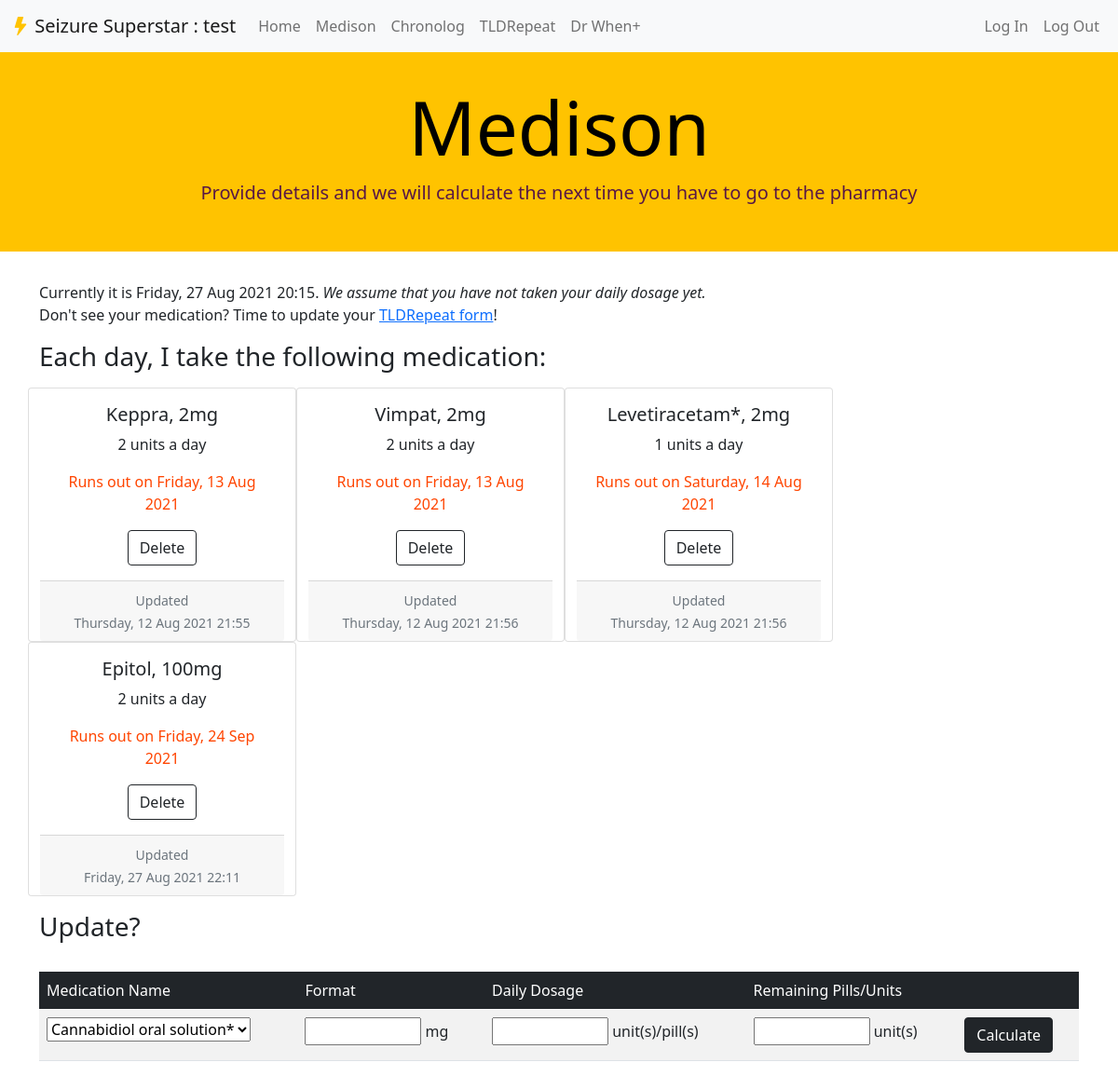
Screenshot of /medison (signed in) with the database file from the repository.
### app.py (models this page shows)
class User(UserMixin, db.Model):
    id = db.Column(db.Integer, primary_key=True)
    username = db.Column(db.String(37), unique=True, nullable=False)
    email = db.Column(db.String(120), unique=True, nullable=False)
    password = db.Column(db.String(280), nullable=False)
    tldr = db.relationship('Tldrdb', backref='user')

class Medisondb(db.Model):
    id = db.Column(db.Integer, primary_key=True)
    timestamp = db.Column(db.String(50), nullable=False)
    medication = db.Column(db.String(50), nullable=False)
    current_count = db.Column(db.Integer, nullable=False)
    format = db.Column(db.Integer)
    daily = db.Column(db.Integer, nullable=False)
    duedate = db.Column(db.String(50), nullable=False)
    user_id = db.Column(db.Integer, db.ForeignKey('user.id'), nullable=False)

### app.py (the view, shortened to what this page needs)
@app.route('/medison', methods=['GET', 'POST'])
@login_required
def medison():
    tldrfile = Tldrdb.query.filter_by(user_id=current_user.id).order_by(Tldrdb.id.desc()).first()
    if tldrfile:
        meds = tldrfile.cmeds_name
        meds = meds.split(',')
        medfile = Medisondb.query.filter_by(user_id=current_user.id)
        medfile_exist = Medisondb.query.filter_by(user_id=current_user.id).first()
        now = strftime("%A, %d %b %Y %H:%M", localtime())
        form = Medisonform()
        return render_template('medison.html', now=now, tldrfile=tldrfile, medfile_exist=medfile_exist, medfile=medfile, meds=meds, form=form)
    return render_template('medison.html')

### app.py
class Medisonform(FlaskForm):
    format = IntegerField('Format', validators=[InputRequired('Missing Username'), NumberRange(min=1, max=100000, message='Please enter a valid number')])
    daily = IntegerField('Units', validators=[InputRequired('Missing Username'), NumberRange(min=1, max=100000, message='Please enter a valid number')])
    current_count = IntegerField('Count', validators=[InputRequired('Missing Username'), NumberRange(min=1, max=100000, message='Please enter a valid number')])

### app.py (called while the page is built)
@login_manager.user_loader
def load_user(user_id):
    return User.query.get(user_id)

### templates/medison.html (shortened to what this page needs)
{% from "_formhelpers.html" import render_field %}
{% extends "layout.html" %}
{% block jumbo %}
<h1 class="display-1">Medison</h1>
<p class="lead">Provide details and we will calculate the next time you have to go to the pharmacy</p>
{% endblock %}
{% block body %}
    <div class="container">
        {% if tldrfile %}
        Currently it is {{ now }}. <em>We assume that you have not taken your daily dosage yet.</em>
        <br>Don't see your medication? Time to update your <a href="/tldrepeat">TLDRepeat form</a>!
        <p><h3>Each day, I take the following medication:</h3></p>
        {% if medfile_exist %}
        <div class="row">
            {% for m in medfile %}
                <div class="card text-center" style="width: 18rem;">
                    <div class="card-body">
                    <h5 class="card-title">{{ m.medication }}, {{ m.format }}mg</h5>
                    <p class="card-text">
                        {{ m.daily }} units a day
                        <p style="color: orangered"> Runs out on {{ m.duedate }}</p>
                    </p>
                    <form action="/medison" method="post">
                        <button class="btn btn-outline-dark" name="delete" value="delete {{ m.id }}">Delete</button>
                    </form>
                    </div>
                    <div class="card-footer"><small class="text-muted">Updated<br>{{ m.timestamp }}</small></div>
                </div>
            {% endfor %}
        </div>
        <p><h3>Update?</h3></p>
        {% else %}
        No previous information retrieved.
        {% endif %}
        <div class="table-responsive">
                <table class="table table-hover table-striped">
                    <thead class="table-dark">
                        <tr>
                            <td>Medication Name</td>
                            <td>Format</td>
                            <td>Daily Dosage</td>
                            <td colspan="2">Remaining Pills/Units</td>
                        </tr>
                    </thead>
                    <p>
                        <tr>
                            <form action="/medison" method="post">
                                <td>
                                    <select name="medication">
                                        {% for med in meds %}
                                            <option value="{{med}}">{{med}}</option>
                                        {% endfor %}
                                    </select>
                                </td>
                                <td>{{ render_field(form.format, class="tldr form-inline")}} mg</td>
                                <td>{{ render_field(form.daily, class="tldr form-inline")}} unit(s)/pill(s)</td>
                                <td>{{ render_field(form.current_count, class="tldr  form-inline")}} unit(s)</td>
                                <td><button class="btn btn-dark" type="submit">Calculate</button></td>
                            </form>
                        </tr>
                    </p>
                </table>
        </div>
        {% else %}
        We recommend you to first complete the TLDR survey form <a href="/tldrepeat">here</a>.
        {% endif %}
    </div>
{% endblock %}

### templates/layout.html (shortened to what this page needs)
<!DOCTYPE html>
<html lang="en">
    <head>
        <link href="https://cdn.jsdelivr.net/npm/bootstrap@5.0.2/dist/css/bootstrap.min.css" rel="stylesheet">
        <link rel="stylesheet" href="https://cdn.jsdelivr.net/npm/bootstrap-icons@1.5.0/font/bootstrap-icons.css">
        <link href="/static/styles.css" rel="stylesheet">
    </head>
    <body>
      <nav class="navbar navbar-expand-lg navbar-light bg-light">
        <div class="container-fluid">
          <a class="navbar-brand" href="/">
            <i style="color:#FFC300" class="bi bi-lightning-fill"></i></i>
            Seizure Superstar
            {% if current_user.is_authenticated %}: {{ current_user.username }} {% endif %}
          </a>
          <div class="collapse navbar-collapse" id="navbarNavAltMarkup">
            <div class="navbar-nav">
              <a class="nav-link" href="/">Home</a>
              <a class="nav-link" href="/medison">Medison</a>
              <a class="nav-link" href="/chronolog">Chronolog</a>
              <a class="nav-link" href="/tldrepeat">TLDRepeat</a>
              <a class="nav-link" href="/drwhen">Dr When+</a>
            </div>
            <div class="navbar-nav ms-auto d-flex">
              <a class="nav-link" href="/login">Log In</a>
              <a class="nav-link" href="/logout">Log Out</a>
            </div>
          </div>
        </div>
      </nav>
        <div class="jumbotron">
          <div class="row align-items-center">
          {% block jumbo %}
          {% endblock %}
          </div>
        </div>
        {% block body %}
        {% endblock %}
    </body>
</html>

### static/styles.css (style rules this page uses)
.jumbotron { background-color: #FFC300; color: black; margin-bottom: 2rem; padding: 2rem 1rem; text-align: center; }
.lead { color:#581845; }
.card { text-align: center; }
.table > tbody > tr > td { vertical-align: top; }

### rows the page displays
User: username "test"
Medisondb: medication "Keppra", format "2", daily "2", duedate "Friday, 13 Aug 2021", timestamp "Thursday, 12 Aug 2021 21:55"
Medisondb: medication "Vimpat", format "2", daily "2", duedate "Friday, 13 Aug 2021", timestamp "Thursday, 12 Aug 2021 21:56"
Medisondb: medication "Levetiracetam*", format "2", daily "1", duedate "Saturday, 14 Aug 2021", timestamp "Thursday, 12 Aug 2021 21:56"
Medisondb: medication "Epitol", format "100", daily "2", duedate "Friday, 24 Sep 2021", timestamp "Friday, 27 Aug 2021 22:11"

### other values shown
{{ now }} "Friday, 27 Aug 2021 20:15"
form field medication "Cannabidiol oral solution*"
